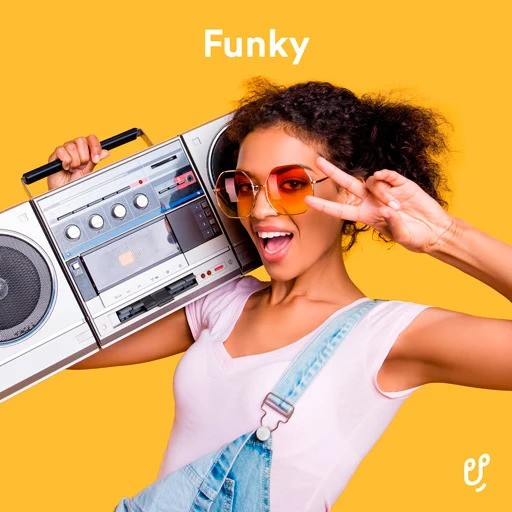
#> input picture input_image.jpg, 512 x 512 px
$ python image_resizer.py
#> lines starting #> are read from the running program, lines starting #| are printed output that depends on the picture
from PIL import Image
import os

# Function to resize an image
def resize_image(input_path, output_path, size):
#> called with input_path = 'input_image.jpg', output_path = 'resized_image.jpg', size = (800, 600)
    try:
        with Image.open(input_path) as img:
            # Resize image while maintaining aspect ratio
#> img is the input picture: PIL image 512x512 RGB; mean R, G, B 216, 168.2, 103.3
            img = img.resize(size, Image.Resampling.LANCZOS)
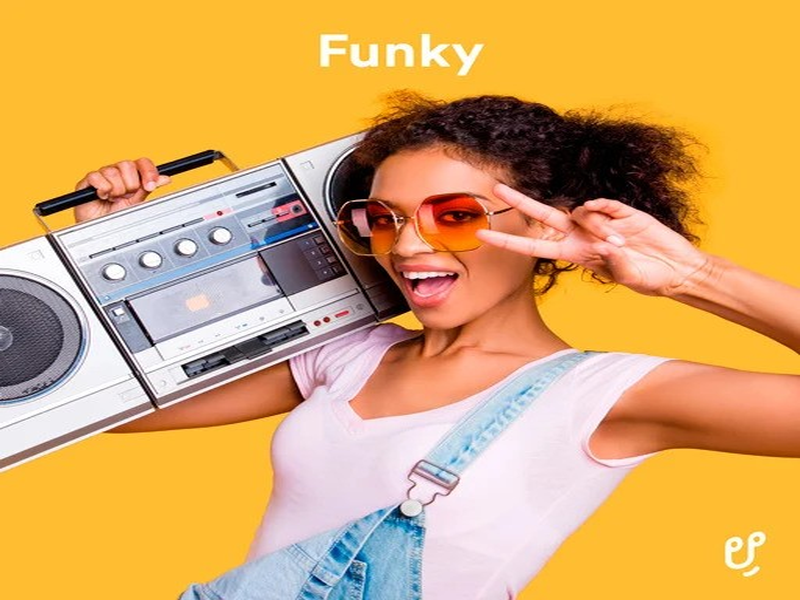
#> img: PIL image 800x600 RGB; mean R, G, B 216, 168.2, 103.3
            img.save(output_path)
            print(f"Image successfully resized and saved to {output_path}")
    except Exception as e:
        print(f"Error resizing image: {e}")

# Example Usage
if __name__ == "__main__":
    # Input and output paths
    input_image_path = "input_image.jpg"
    output_image_path = "resized_image.jpg"

    # New size (width, height)
    new_size = (800, 600)

    # Resize the image
    resize_image(input_image_path, output_image_path, new_size)
